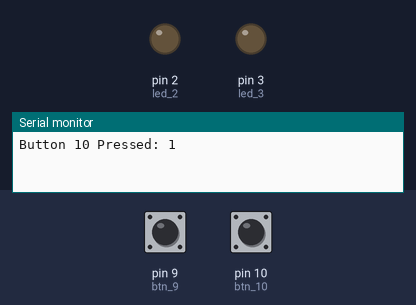
Recording of a sketch running on a simulated Arduino Uno, built with avr-gcc and run on an emulated ATmega328P. Parts: output pins drawn as LEDs (lit = HIGH), the last lines printed to the serial monitor. Dashed ring = blinking. Inputs (shaded band) come from the test bench; at power-on: pin 9 (btn_9) HIGH, pin 10 (btn_10) LOW.

Above: at 1.2 s.
1.3 s: pin 9 (btn_9) pulled LOW for 3.2 s
At 1.9 s:
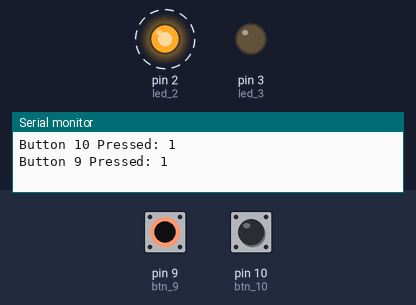
6.0 s: pin 10 (btn_10) pulled HIGH for 0.15 s
At 6.7 s:
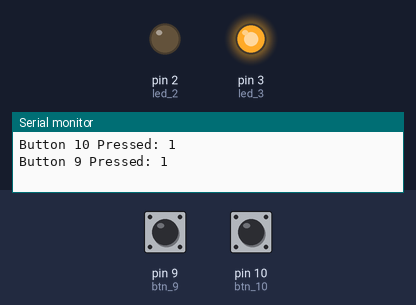
8.5 s: pin 10 (btn_10) pulled HIGH for 3.2 s
At 12.1 s:
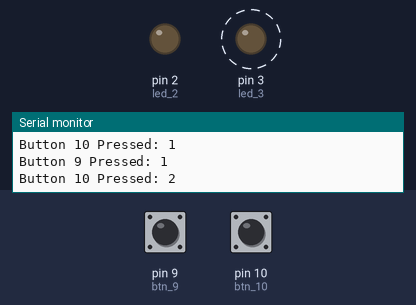
Timing chart, 0 to 13.6 s (numbered marks = the images above; inputs shaded):
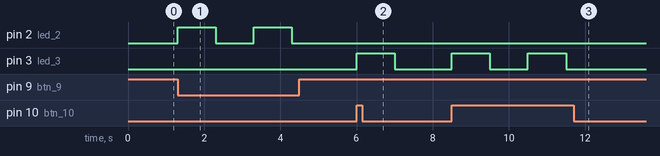

The sketch:

step04.ino
```cpp
//위와 같은 코드에서 버튼 누른 횟수를 모니터에 출력
int btn_9 = 9;
int btn_10 = 10;
int led_2 = 2;
int led_3 = 3;
int count_btn_9 = 0;
int count_btn_10 = 0;

bool btn_9_last_state = HIGH;
bool btn_10_last_state = HIGH;
void setup() {
  Serial.begin (9600);
  pinMode (btn_9, INPUT);
  pinMode (btn_10, INPUT);
  pinMode (led_2, OUTPUT);
  pinMode (led_3, OUTPUT);
}
void loop() {
  int btn_9_state = digitalRead(btn_9);
  int btn_10_state = digitalRead(btn_10);

    if (btn_9_last_state == HIGH && btn_9_state == LOW) {
    count_btn_9++;
    Serial.print("Button 9 Pressed: ");
    Serial.println(count_btn_9);
  }
  btn_9_last_state = btn_9_state; //


  if (btn_10_last_state == HIGH && btn_10_state == LOW) {
    count_btn_10++;
    Serial.print("Button 10 Pressed: ");
    Serial.println(count_btn_10);
  }
  btn_10_last_state = btn_10_state;

  if (btn_9_state == 0) {
    digitalWrite (led_2, HIGH);
    delay(1000);
    digitalWrite (led_2, LOW);
    delay(1000);
  }
  if (btn_10_state == 1) {
    digitalWrite (led_3, HIGH);
    delay(1000);
    digitalWrite (led_3 , LOW);
    delay(1000);
  }
}
```

Measured:
- after the input at 1.3 s, pin 2 (led_2): alternates HIGH for 1.0 s and LOW for 1.0 s, starting at once
- after the input at 6.0 s, pin 3 (led_3): LOW → HIGH at once, → LOW 1.0 s later
- after the input at 8.5 s, pin 3 (led_3): alternates HIGH for 1.0 s and LOW for 1.0 s, 4 changes in all, then stays LOW, starting at once
